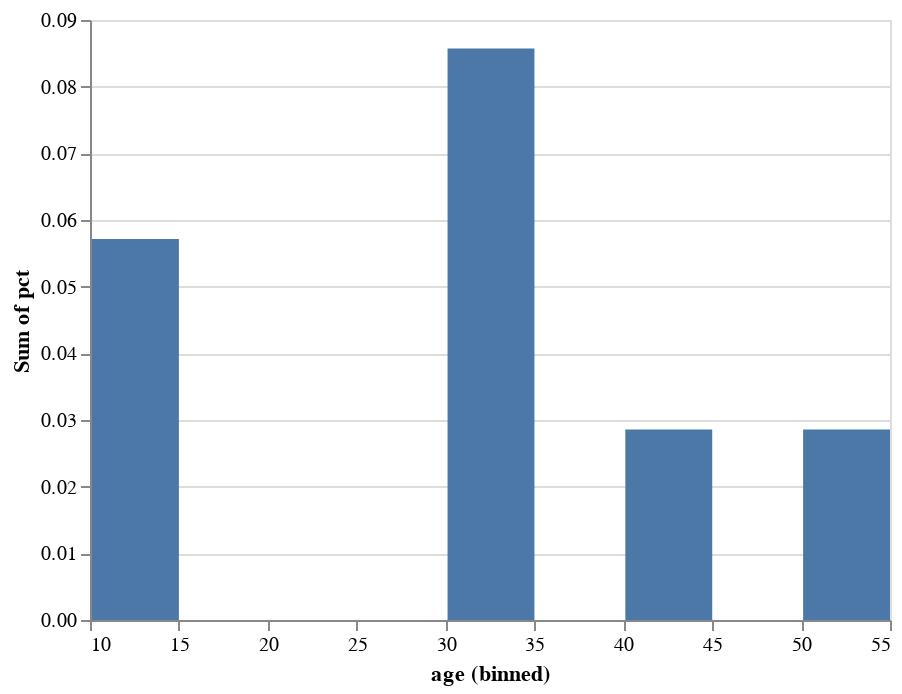

Notebook code for this chart:
### Markdown cell above
### Combine Them Together
Let's overlay the above two plots now. Be careful that since their $y$ scales are different (you can check them from the above two plots), we will normalize our previous histogram and overlay them. This sounds natural but actually it requires some work. Let us see a simpler example first to understand how to create a normalized histogram.

### Code cell
import pandas as pd
import altair as alt

source = pd.DataFrame({'age': ['12', '32', '43', '54', '32', '32', '12']})

alt.Chart(source).transform_joinaggregate(
    total='count(*)'
).transform_calculate(
    pct='1 / datum.total / 5'
).mark_bar().encode(
    alt.X('age:Q', bin=True),
    alt.Y('sum(pct):Q')
)

### Figure 1 — Vega-Lite specification as saved in the notebook (floating-point values rounded to 4 significant figures)
{"config": {"view": {"continuousWidth": 400, "continuousHeight": 300}}, "data": {"name": "data-1930a81ad0121dc661c8af3e0eff0f91"}, "mark": "bar", "encoding": {"x": {"type": "quantitative", "bin": true, "field": "age"}, "y": {"type": "quantitative", "aggregate": "sum", "field": "pct"}}, "transform": [{"joinaggregate": [{"op": "count", "field": "*", "as": "total"}]}, {"calculate": "1 / datum.total / 5", "as": "pct"}], "$schema": "https://vega.github.io/schema/vega-lite/v4.8.1.json", "datasets": {"data-1930a81ad0121dc661c8af3e0eff0f91": [{"age": "12"}, {"age": "32"}, {"age": "43"}, {"age": "54"}, {"age": "32"}, {"age": "32"}, {"age": "12"}]}}
